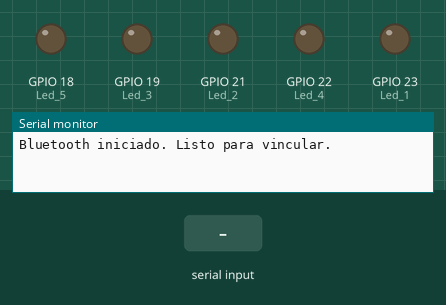
The sketch below on a simulated ESP32. Shown: output pins drawn as LEDs (lit = HIGH), the last lines printed to the serial monitor. The inputs (shaded band) are chosen by the test bench. Nothing arrives over Bluetooth unless stated.

Above: at 1.2 s.
1.3 s: "I" received over the second serial link
At 2.2 s:
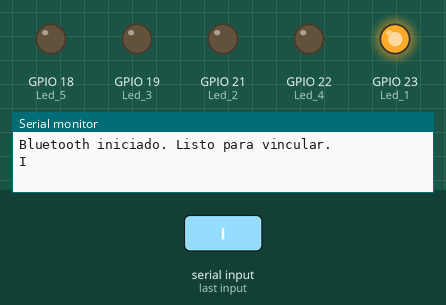
2.8 s: "A" received over the second serial link
At 3.3 s:
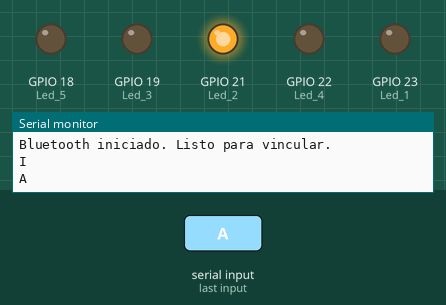
4.3 s: "D" received over the second serial link
At 5.5 s:
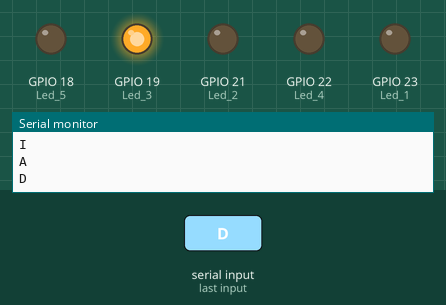
5.8 s: "R" received over the second serial link
At 6.8 s:
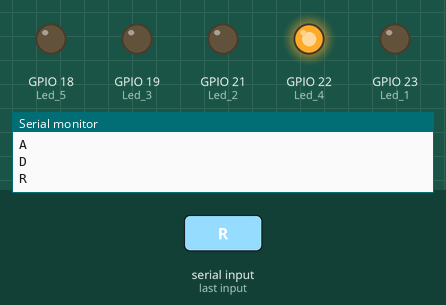
7.3 s: "S" received over the second serial link
At 8.0 s:
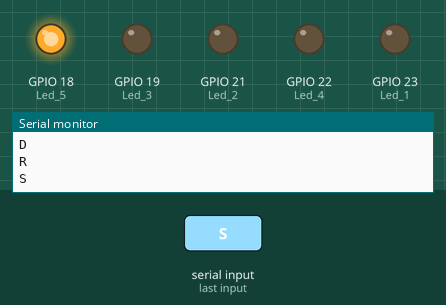
Timing chart, 0 to 9.8 s (numbered marks = the images above; inputs shaded):
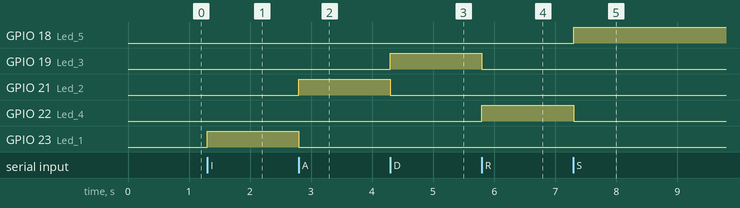

The sketch:

proyecto1.ino
```cpp
#include "BluetoothSerial.h"

#if !defined(CONFIG_BT_ENABLED) || !defined(CONFIG_BLUEDROID_ENABLED)
#error Bluetooth no está habilitado en la configuración
#endif

BluetoothSerial SerialBT;

// Asignación de pines actualizada
const byte Led_1 = 23; // Pin 9 display (segmento f - Izquierda)
const byte Led_2 = 21; // Pin 7 display (segmento a - Adelante)
const byte Led_3 = 19; // Pin 6 display (segmento b - Derecha)
const byte Led_4 = 22; // Pin 2 display (segmento d - Reversa)
const byte Led_5 = 18; // Pin 10 display (segmento g - Stop / Centro)

char DataBluetooth;

void setup() {
  Serial.begin(115200);

  // Nombre visible para vincular desde Android
  SerialBT.begin("ESP32_LEDS");
  Serial.println("Bluetooth iniciado. Listo para vincular.");

  pinMode(Led_1, OUTPUT);
  pinMode(Led_2, OUTPUT);
  pinMode(Led_3, OUTPUT);
  pinMode(Led_4, OUTPUT);
  pinMode(Led_5, OUTPUT);

  digitalWrite(Led_1, LOW);
  digitalWrite(Led_2, LOW);
  digitalWrite(Led_3, LOW);
  digitalWrite(Led_4, LOW);
  digitalWrite(Led_5, LOW);
}

void loop() {
  if (SerialBT.available()) {
    DataBluetooth = SerialBT.read();
    Serial.println(DataBluetooth);

    if (DataBluetooth == 'I') {
      digitalWrite(Led_1, HIGH);
      digitalWrite(Led_2, LOW);
      digitalWrite(Led_3, LOW);
      digitalWrite(Led_4, LOW);
      digitalWrite(Led_5, LOW);
      SerialBT.print("i");
    }
    else if (DataBluetooth == 'A') {
      digitalWrite(Led_1, LOW);
      digitalWrite(Led_2, HIGH);
      digitalWrite(Led_3, LOW);
      digitalWrite(Led_4, LOW);
      digitalWrite(Led_5, LOW);
      SerialBT.print("a");
    }
    else if (DataBluetooth == 'D') {
      digitalWrite(Led_1, LOW);
      digitalWrite(Led_2, LOW);
      digitalWrite(Led_3, HIGH);
      digitalWrite(Led_4, LOW);
      digitalWrite(Led_5, LOW);
      SerialBT.print("d");
    }
    else if (DataBluetooth == 'R') {
      digitalWrite(Led_1, LOW);
      digitalWrite(Led_2, LOW);
      digitalWrite(Led_3, LOW);
      digitalWrite(Led_4, HIGH);
      digitalWrite(Led_5, LOW);
      SerialBT.print("r");
    }
    else if (DataBluetooth == 'S') {
      digitalWrite(Led_1, LOW);
      digitalWrite(Led_2, LOW);
      digitalWrite(Led_3, LOW);
      digitalWrite(Led_4, LOW);
      digitalWrite(Led_5, HIGH);
      SerialBT.print("s");
    }
  }
}
```

Measured:
- after the input at 1.3 s, GPIO 23 (Led_1): LOW → HIGH at once
- after the input at 2.8 s, GPIO 21 (Led_2): LOW → HIGH at once; GPIO 23 (Led_1): HIGH → LOW at once
- after the input at 4.3 s, GPIO 19 (Led_3): LOW → HIGH at once; GPIO 21 (Led_2): HIGH → LOW at once
- after the input at 5.8 s, GPIO 19 (Led_3): HIGH → LOW at once; GPIO 22 (Led_4): LOW → HIGH at once
- after the input at 7.3 s, GPIO 18 (Led_5): LOW → HIGH at once; GPIO 22 (Led_4): HIGH → LOW at once
